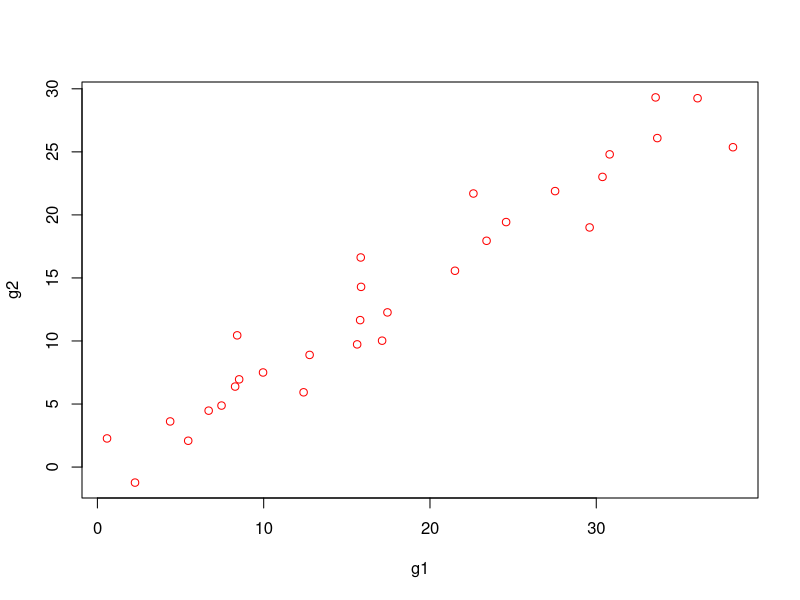
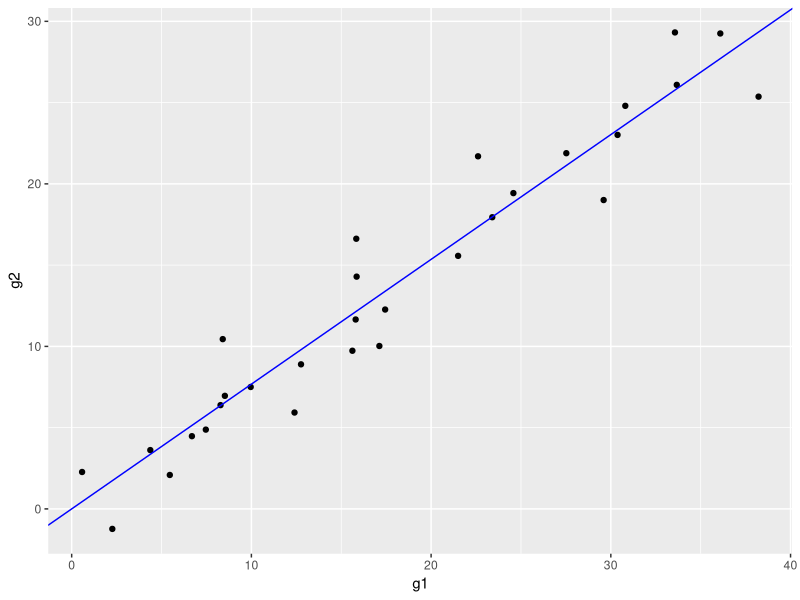
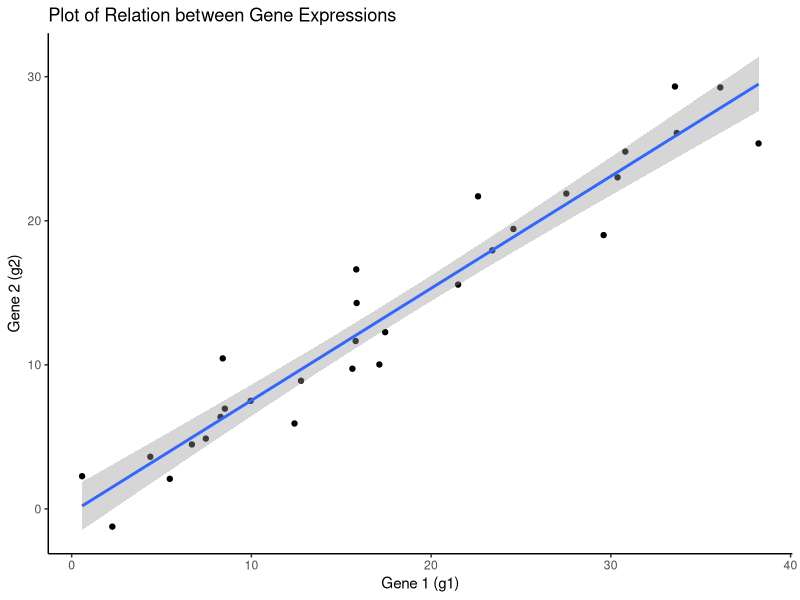

Reproduce these figures in R, in order.
# Name - Milind Lakhwani    Roll No. - 200106046

#Read the data: ----

d = read.csv("data2.csv")


# Assign to variables: ----

x <- d$g1
y <- d$g2


#Plot the data: ----

plot(x, y, xlab = "g1", ylab = "g2", col = "red")

# Check correlation ----

cor(x,y, method = 'pearson')

# Perform linear regression: ----

reg <- lm(y ~ x, data = d)

# Check the results:

summary(reg)

# Linear regression without intercept ----

reg2 <- lm(y ~ x + 0, data = d) 

# Check the results:

summary(reg2)

# Plotting the data: ----

# Including the library
library(ggplot2)

# Running ggplot on raw data and providing Linear Regression data
plt_1 <- ggplot(d, aes(x = g1, y = g2)) +
  geom_point() +
  geom_abline(slope = reg2$coefficients[1], 
              intercept = 0, 
              color = 'blue')

plt_1

# Running ggplot with geom_smooth and using lm method to compute linear regression model.
plt_2 <- ggplot(d, aes(x = g1, y = g2)) +
  geom_point() +
  geom_smooth(method = 'lm') + 
  labs(title = "Plot of Relation between Gene Expressions" , x = "Gene 1 (g1)" , y = "Gene 2 (g2)") + 
  theme_classic()

plt_2